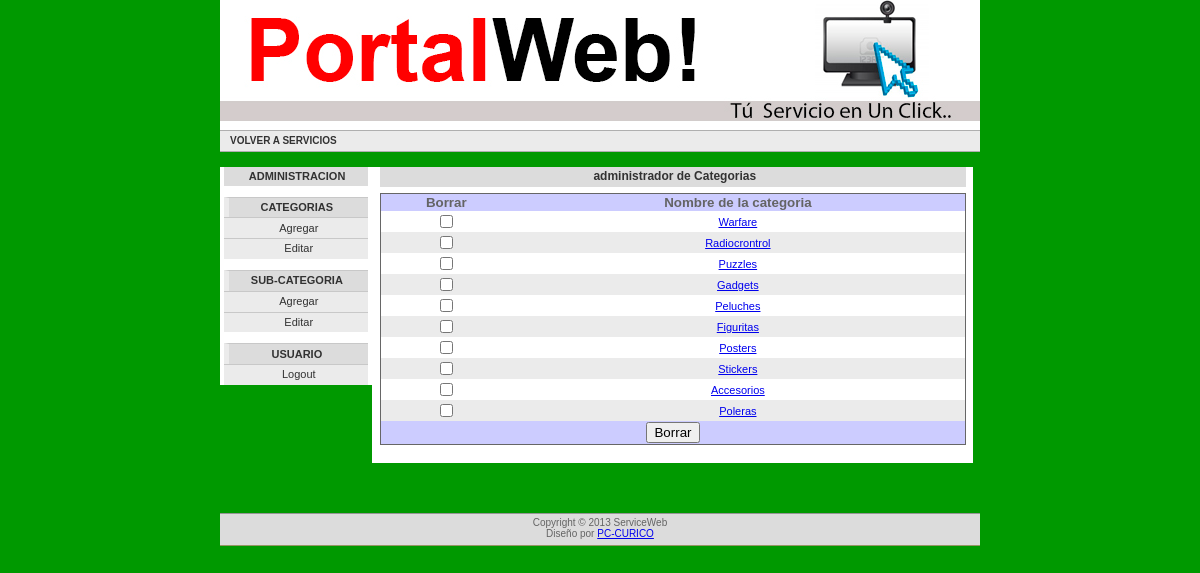
Page /admin/listproductocategorias.php (signed in) on the committed database.
### tables this page shows
CREATE TABLE `categoriaproductos` (
  `CategoriaID` tinyint(4) NOT NULL auto_increment,
  `CategoriaNombre` varchar(20) NOT NULL,
  PRIMARY KEY  (`CategoriaID`)
);

### include/paginator.inc.php (called while the page is built, shortened)
<?php
 if (empty($_GET['_pagi_pg'])){
	$_pagi_actual = 1;
 }else{
    	$_pagi_actual = $_GET['_pagi_pg'];
 }
 $_pagi_inicial = ($_pagi_actual-1) * $_pagi_cuantos;
 $_pagi_sqlLim = $_pagi_sql." LIMIT $_pagi_inicial,$_pagi_cuantos";
 $_pagi_result = mysql_query($_pagi_sqlLim);
?>

### admin/listproductocategorias.php (the view, shortened to what this page needs)
<?php
include ("index.php");
?>
<div id="medio-column">
    <div class="medio-column-caja-blanca">
	     <div class="medio-column-caja-titulo-gris">administrador de Categorias</div>
		 <table class="estilotabla" cellspacing='0'>
			<tr>
				<td class="estilocelda2">Borrar</td>
				<td class="estilocelda2">Nombre de la categoria</td>
			</tr>
			<tr>
<?php
$_pagi_sql="SELECT * FROM categoriaproductos";
$_pagi_cuantos=10;
include("../include/paginator.inc.php");
echo "<form name=\"form1\" method=\"post\" action=\"\">  ";
$a=0;
if ($fila=mysql_fetch_array($_pagi_result))
{
    do
         {
		 if ($a==0)
		{
			$estilo="estilocelda5";
			$a=1;
		}
		else
		{
			$estilo="estilocelda";
			$a=0;
		}
            echo "<td class='$estilo'><input type='checkbox' name='d[".$fila[CategoriaID]."]'></td><td class='$estilo'><a href='frmproductocategoria.php?ac=actualiza&id=".$fila[CategoriaID]."'>".$fila[CategoriaNombre]."</a></td>";
			echo"</tr>";
        }
    while( $fila=mysql_fetch_array($_pagi_result) );
}
echo "<tr><td class='estilocelda2' colspan='5'><input id=submit type=submit value=Borrar name=submit></td></tr>";
echo  "</form></table>";
?>
</div>
</div>
<?php
include ("abajo.php");
?>

### css/estilo.css (style rules this page uses)
body { font-size: 62.5%; margin: 0em auto; padding: 0em; background: url(../imagenes/sitio/fondo.gif) top center repeat-y; font-family: Verdana,Tahoma, Arial,sans-serif; }
#medio-column { float: left; width: 77%; padding: 0em 0.6em 0em 0.7em; background-color: rgb(255,255,255); color: rgb(100,100,100); line-height: 1.3em; font-size: 1.2em; }
.medio-column-caja-titulo-gris { clear: both; display: block; margin: 0em 0em 0.5em 0em; padding: 0.2em 0em 0.2em 0.3em; background-color: rgb(220,220,220); font-weight: bold; color: rgb(50,50,50); }
.medio-column-caja-blanca { float: left; width: 100%; margin: 0em 0em 1.5em 0em; padding: 0em 0em 0em 0em; }
td { font-family:verdana,arial; font-size:1.0em; text-align:center; }
.estilotabla { background-color:ffffff; border-style:solid; border-color:666666; border-width:1px; float: center; width: 100%; }
.estilocelda { background-color: rgb(235,235,235); color:rgb(100,100,100); font-size: 11px; text-align:center; float: center; }
.estilocelda2 { background-color: #CCCCFF; color:rgb(100,100,100); font-weight:bold; font-size:10pt; text-align:center; }
.estilocelda5 { color:rgb(100,100,100); font-size: 11px; text-align:center; float: center; }

### rows in the picture
categoriaproductos: CategoriaNombre "Warfare"
categoriaproductos: CategoriaNombre "Radiocrontrol"
categoriaproductos: CategoriaNombre "Puzzles"
categoriaproductos: CategoriaNombre "Gadgets"
categoriaproductos: CategoriaNombre "Peluches"
categoriaproductos: CategoriaNombre "Figuritas"
categoriaproductos: CategoriaNombre "Posters"
categoriaproductos: CategoriaNombre "Stickers"
categoriaproductos: CategoriaNombre "Accesorios"
categoriaproductos: CategoriaNombre "Poleras"
